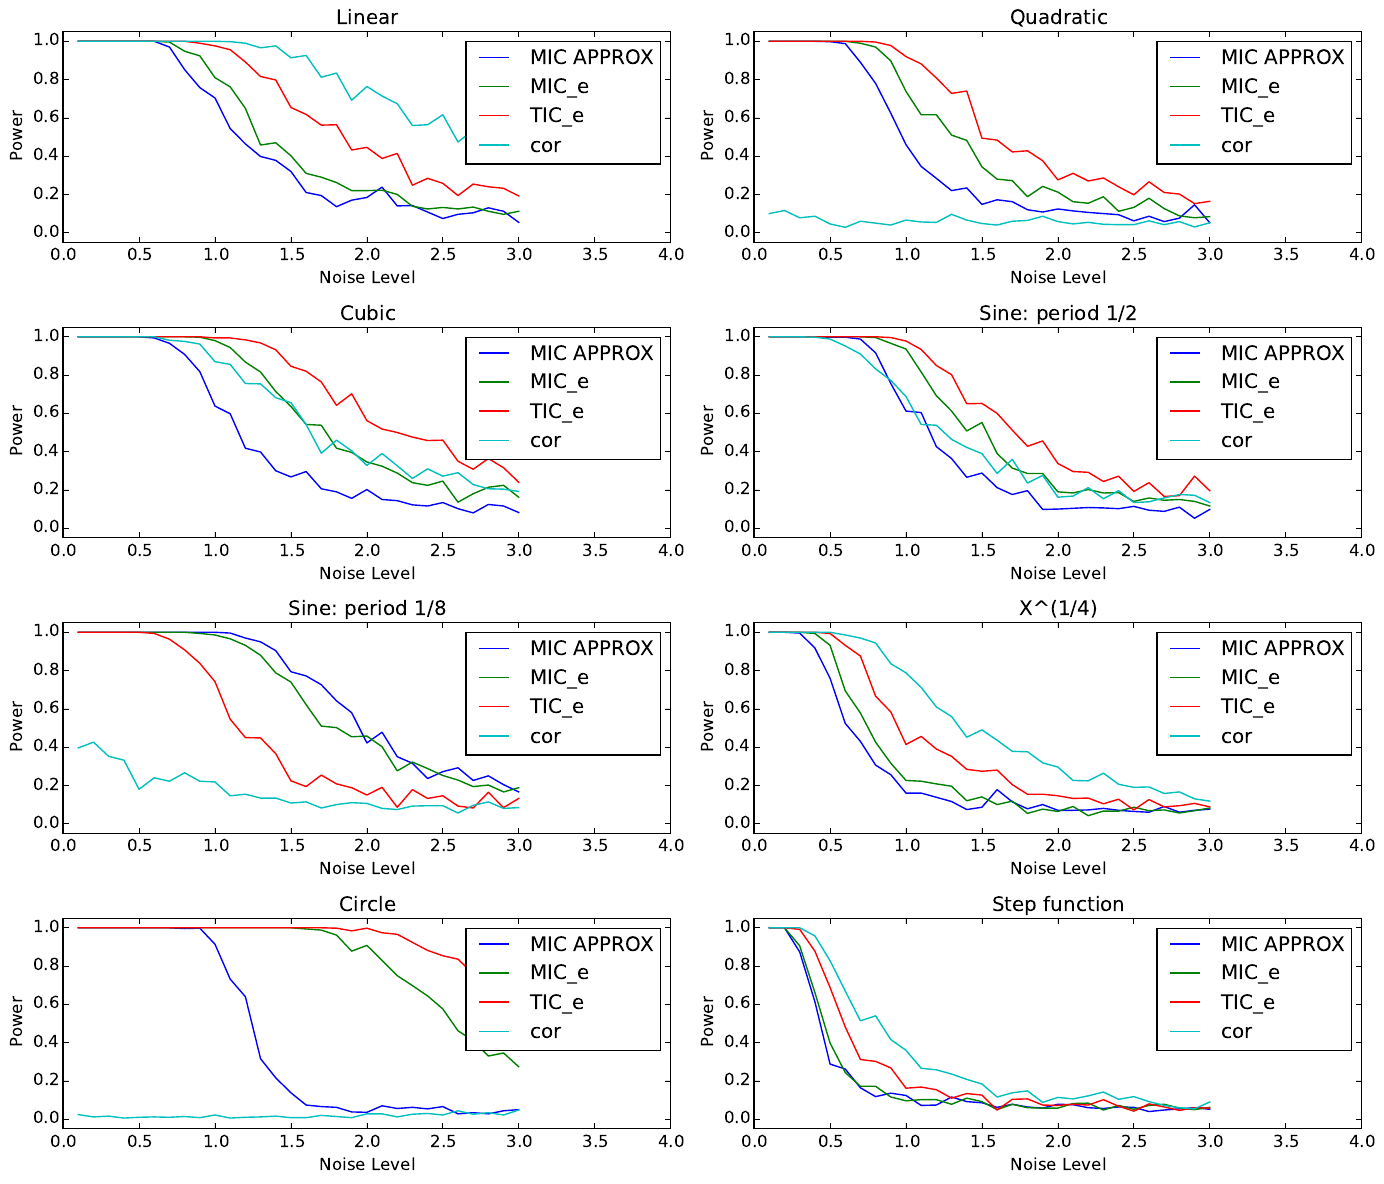

Here is the Python script that generated this plot:
import numpy as np
import matplotlib.pyplot as plt
from minepy import MINE

#The power of a statistical test is the probability that it correctly
#rejects the null hypothesis when the null hypothesis is false.

n_null = 500 # number of null datasets to estimate rejection regions
n_alt = 500 # number of alternative datasets
n_noise = 30
noise = 3
n = 320 # number of data points
mine_alpha = 0.6
mine_c = 15

f_names = ["Linear", "Quadratic", "Cubic", "Sine: period 1/2",
           "Sine: period 1/8", "X^(1/4)", "Circle", "Step function"]

def f1():
    return x + noise * (i/n_noise) * r

def f2():
    return 4 * (x-0.5)**2 + noise * (i/n_noise) * r

def f3():
    return 128 * (x-1/3)**3 - 48 * (x-1/3)**3 - 12 * (x-1/3) \
         + 10 * noise * (i/n_noise) * r

def f4():
    return np.sin(4*np.pi*x) + 2 * noise * (i/n_noise) * r

def f5():
    return np.sin(16*np.pi*x) + noise * (i/n_noise) * r

def f6():
    return x**(1/4) + noise * (i/n_noise) * r

def f7():
    return (2*np.random.binomial(1, 0.5, n)-1) * (np.sqrt(1-(2*x-1)**2)) \
         + (noise/4) * (i/n_noise) * r

def f8():
    return (x > 0.5) + noise * 5 * (i/n_noise) * r


ff = [f1, f2, f3, f4, f5, f6, f7, f8]
mine_approx = MINE(alpha=mine_alpha, c=mine_c, est="mic_approx")
mine_e = MINE(alpha=mine_alpha, c=mine_c, est="mic_e")

mic_approx_power = np.empty((len(ff), n_noise))
mic_e_power = np.empty((len(ff), n_noise))
tic_e_power = np.empty((len(ff), n_noise))
r2_power = np.empty((len(ff), n_noise))

np.random.seed(0)
for i in range(1, n_noise+1):
    for j, f in enumerate(ff):
        print("Noise: %d, function: %d" % (i, j))

        mic_approx_null, mic_e_null, tic_e_null, r2_null = [], [], [], []
        mic_approx_alt, mic_e_alt, tic_e_alt, r2_alt = [], [], [], []

        # null hypothesis
        for k in range(1, n_null+1):
            x = np.random.rand(n)
            r = np.random.randn(n)
            y = f()

            # resimulate x for the null scenario
            x = np.random.rand(n)

            mine_approx.compute_score(x, y)
            mine_e.compute_score(x, y)

            mic_approx_null.append(mine_approx.mic())
            mic_e_null.append(mine_e.mic())
            tic_e_null.append(mine_e.tic())
            r2_null.append(np.corrcoef(x, y)[0][1]**2)

        # alternative hypothesis
        for k in range(1, n_alt+1):
            x = np.random.rand(n)
            r = np.random.randn(n)
            y = f()

            mine_approx.compute_score(x, y)
            mine_e.compute_score(x, y)

            mic_approx_alt.append(mine_approx.mic())
            mic_e_alt.append(mine_e.mic())
            tic_e_alt.append(mine_e.tic())
            r2_alt.append(np.corrcoef(x, y)[0][1]**2)

        cut_mic_approx = np.percentile(mic_approx_null, 95)
        cut_mic_e = np.percentile(mic_e_null, 95)
        cut_tic_e = np.percentile(tic_e_null, 95)
        cut_r2 = np.percentile(r2_null, 95)

        mic_approx_power[j, i-1] = np.sum(np.array(mic_approx_alt) > cut_mic_approx) / n_alt
        mic_e_power[j, i-1] = np.sum(np.array(mic_e_alt) > cut_mic_e) / n_alt
        tic_e_power[j, i-1] = np.sum(np.array(tic_e_alt) > cut_tic_e) / n_alt
        r2_power[j, i-1] = np.sum(np.array(r2_alt) > cut_r2) / n_alt

fig = plt.figure(1, figsize=(14, 12))
x_noise = np.linspace(noise/n_noise, noise, n_noise)
for i in range(len(ff)):
    plt.subplot(4,2,i+1)
    plt.title(f_names[i])
    plt.plot(x_noise, mic_approx_power[i], label="MIC APPROX")
    plt.plot(x_noise, mic_e_power[i], label="MIC_e")
    plt.plot(x_noise, tic_e_power[i], label="TIC_e")
    plt.plot(x_noise, r2_power[i], label="cor")
    plt.xlabel("Noise Level")
    plt.ylabel("Power")
    plt.xlim((0, noise+1))
    plt.ylim((-0.05, 1.05))
    plt.legend(loc='upper right')

plt.tight_layout()
fig.savefig("power.pdf", bbox_inches='tight')
